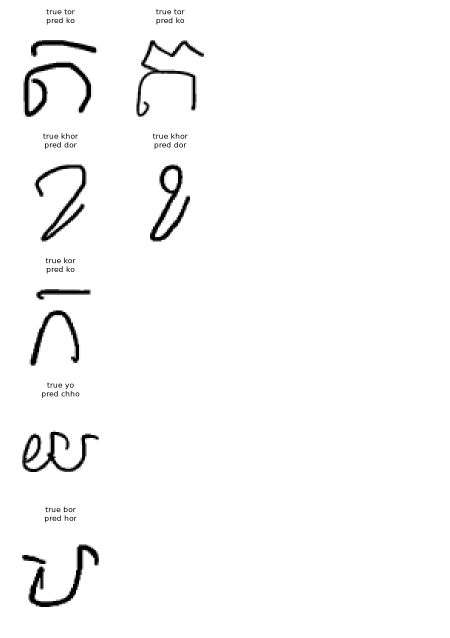
#> input picture reports/confused_examples.png, 900 x 1275 px (shown at 1/2 size)
$ python -i data.py   (imports and definitions only)
#> lines starting #> are read from the running program, lines starting #| are printed output that depends on the picture; after the words box and inside, x2 and y2 are one past the last pixel; in counts of white or black regions, pixels touching at a corner belong together
#> further down, picture is the input picture: shape (1275, 900, 3); min 0, max 255, mean 249
"""Data loading, preprocessing and augmentation for the Khmer consonant dataset.

Owner: Person A. Used by training (B), evaluation (C) and the demo app (C).

Typical use:
    from src.data import load_split, preprocess_drawing, augment

    X_train, y_train = load_split("train")      # X: (N, 64, 64) float32, ink = 1, paper = 0
    X_test,  y_test  = load_split("test")

The dataset is built by notebooks/01_prepare_dataset.ipynb into outputs/dataset/.
"""
from __future__ import annotations

import json
from pathlib import Path

import cv2
import numpy as np
import pandas as pd

ROOT = Path(__file__).resolve().parents[1]
DATASET_DIR = ROOT / "outputs" / "dataset"
EXCLUDE_CSV = ROOT / "data" / "exclude.csv"
CLASSES_JSON = ROOT / "data" / "classes.json"

IMG_SIZE = 64
NUM_CLASSES = 33

ROMAN = "kor khor ko kho ngo chor chhor cho chho nho dor tthor do ttho nor tor thor to tho no bor phor po pho mo yo ro lo vo sor hor lor or".split()
LETTERS = list("កខគឃងចឆជឈញដឋឌឍណតថទធនបផពភមយរលវសហឡអ")
# [1 line not run here, left out]


# --------------------------------------------------------------------------- labels
# [13 lines left out: functions write_classes_json, load_labels, not called in this run]


# --------------------------------------------------------------------------- images
def to_model_input(gray_dark_on_white: np.ndarray) -> np.ndarray:
    """Dataset image (dark ink on white, uint8) -> float32 in [0, 1] with ink = 1, paper = 0."""
    return (255 - gray_dark_on_white).astype(np.float32) / 255.0


# [24 lines left out: functions load_image, load_split, load_all, not called in this run]


def compute_mean_std(X: np.ndarray) -> tuple[float, float]:
    """Pixel mean and std of the TRAIN set only (never use val/test statistics)."""
    return float(X.mean()), float(X.std())


# --------------------------------------------------------------------------- canvas / photo input (demo app)
def preprocess_drawing(img: np.ndarray, invert: bool | None = None) -> np.ndarray:
    """Turn any user drawing into the same format as the training data.

    img: 2-D (gray) or 3-/4-D (RGB/RGBA) uint8 array, e.g. from an HTML canvas or Gradio sketchpad.
    invert: True if the drawing is light ink on a dark background. None = guess from the corners.
    Returns a (64, 64) float32 array, ink = 1, paper = 0, centred with the same margin as training.
    """
    img = np.asarray(img)
    if img.ndim == 3:
        if img.shape[2] == 4:  # RGBA canvas: transparent pixels count as white paper
            alpha = img[:, :, 3:4] / 255.0
            img = (img[:, :, :3] * alpha + 255 * (1 - alpha)).astype(np.uint8)
        img = cv2.cvtColor(img[:, :, :3].astype(np.uint8), cv2.COLOR_RGB2GRAY)
    img = img.astype(np.uint8)
    if invert is None:
        border = np.concatenate([img[0], img[-1], img[:, 0], img[:, -1]])
#> border = 4350 values from 255 to 255
        invert = np.median(border) < 128  # dark background -> light ink
#> invert = False
    ink = img if invert else 255 - img
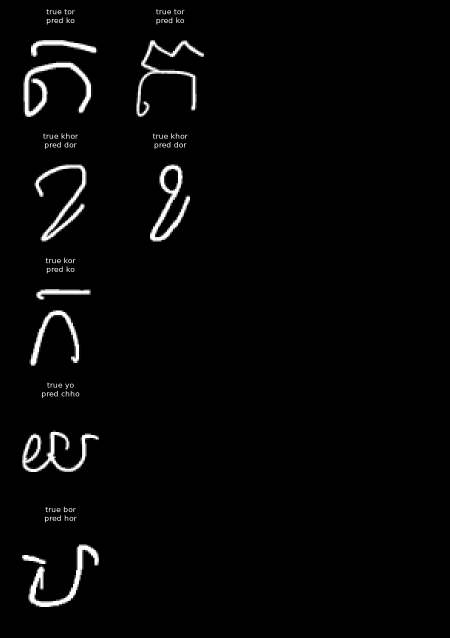
#> ink: shape (1275, 900) (shown at 1/2 size); min 0, max 255, mean 6
    _, ink = cv2.threshold(ink, 0, 255, cv2.THRESH_BINARY + cv2.THRESH_OTSU)
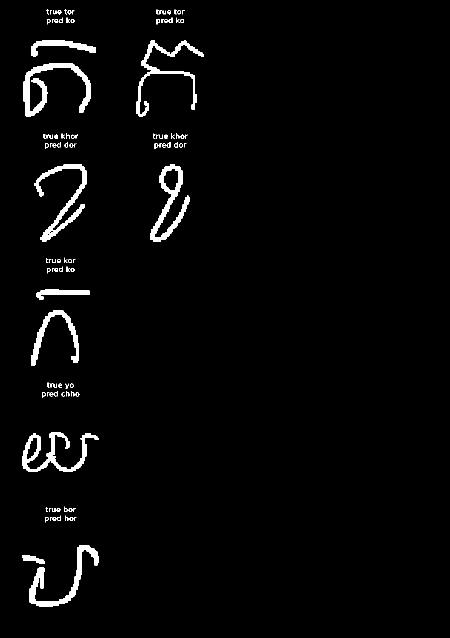
#> ink: shape (1275, 900) (shown at 1/2 size); 2.5% white; 107 white regions (23 under 20 px), largest, box (x1, y1, x2, y2) and area: (47, 126, 182, 234) 3788, (59, 1091, 198, 1214) 3345, (44, 864, 198, 944) 3340
    ys, xs = np.where(ink > 0)
    if len(ys) == 0:
        return np.zeros((IMG_SIZE, IMG_SIZE), np.float32)
    ink = ink[ys.min():ys.max() + 1, xs.min():xs.max() + 1]
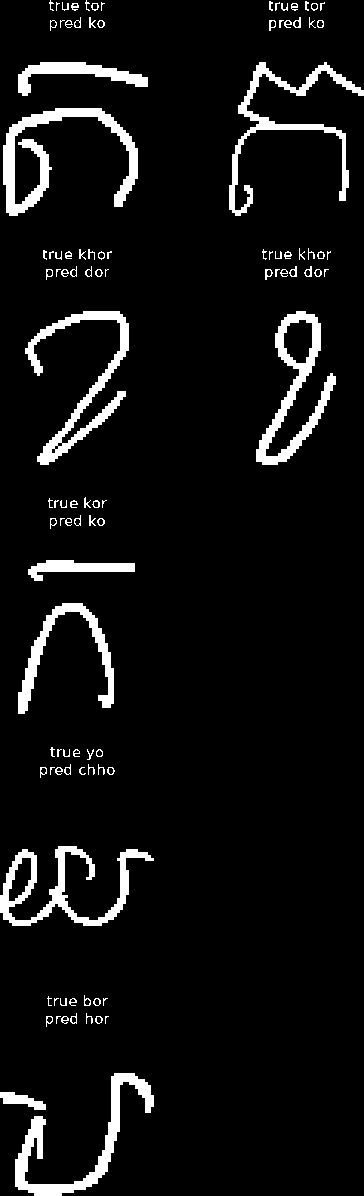
#> ink: shape (1196, 364); 6.5% white; 107 white regions (23 under 20 px), largest, box (x1, y1, x2, y2) and area: (3, 108, 138, 216) 3788, (15, 1073, 154, 1196) 3345, (0, 846, 154, 926) 3340
    h, w = ink.shape
#> h = 1196; w = 364
    s = max(h, w)
#> s = 1196
    pad = int(0.15 * s)  # same 15% margin as notebook 01
#> pad = 179
    sq = np.zeros((s + 2 * pad, s + 2 * pad), np.uint8)
    oy, ox = pad + (s - h) // 2, pad + (s - w) // 2
#> oy = 179; ox = 595
    sq[oy:oy + h, ox:ox + w] = ink
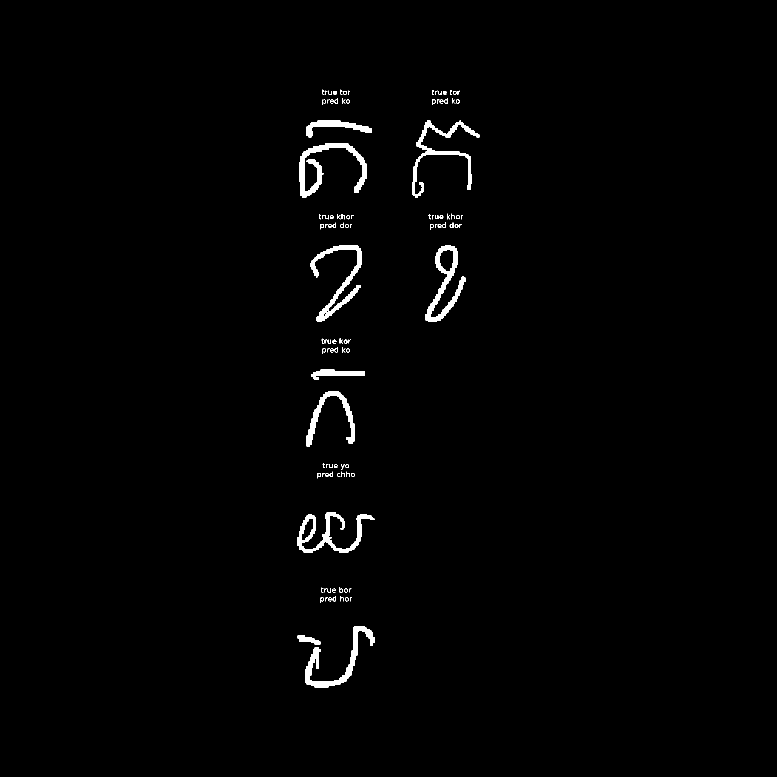
#> sq: shape (1554, 1554) (shown at 1/2 size); 1.2% white; 107 white regions (23 under 20 px), largest, box (x1, y1, x2, y2) and area: (598, 287, 733, 395) 3788, (610, 1252, 749, 1375) 3345, (595, 1025, 749, 1105) 3340
    out = cv2.resize(sq, (IMG_SIZE, IMG_SIZE), interpolation=cv2.INTER_AREA)
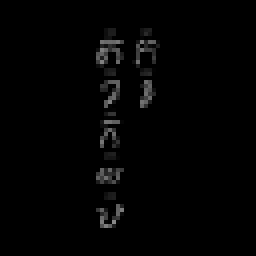
#> out: shape (64, 64) (shown 4 times larger); min 0, max 136, mean 3
    return out.astype(np.float32) / 255.0


# --------------------------------------------------------------------------- augmentation
# [17 lines left out: function augment, not called in this run]


class KhmerDataset:
    """PyTorch-style Dataset (works with torch.utils.data.DataLoader, torch is not required to import this).

    Returns (tensor-like array of shape (1, 64, 64), label). Augments only when train=True.
    """

    # [4 lines left out: function __init__, not called in this run]

    def __len__(self) -> int:
        return len(self.y)

    def __getitem__(self, i: int):
        x = augment(self.X[i], self.rng) if self.train else self.X[i]
        return x[None].astype(np.float32), int(self.y[i])

>>> import cv2
>>> picture = cv2.cvtColor(cv2.imread('../reports/confused_examples.png'), cv2.COLOR_BGR2RGB)
>>> result = preprocess_drawing(picture)

$ run again, on reports/cv_comparison.png
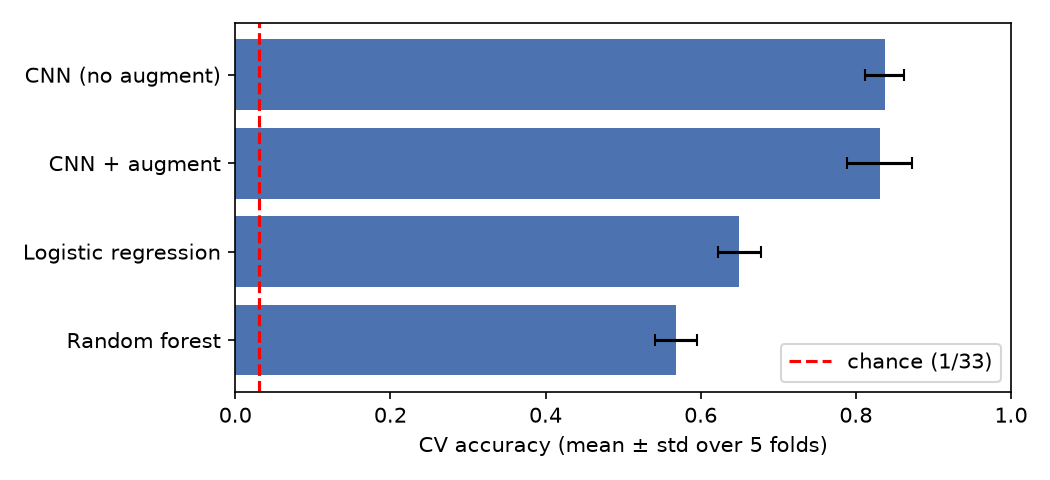
#> input picture reports/cv_comparison.png, 1050 x 480 px
#> border = 3060 values from 255 to 255
#> invert = False
#> in preprocess_drawing, `_, ink = cv2.threshold(ink, 0, 255, cv2.THRESH_BINARY + cv2.THRESH_OTSU)`:
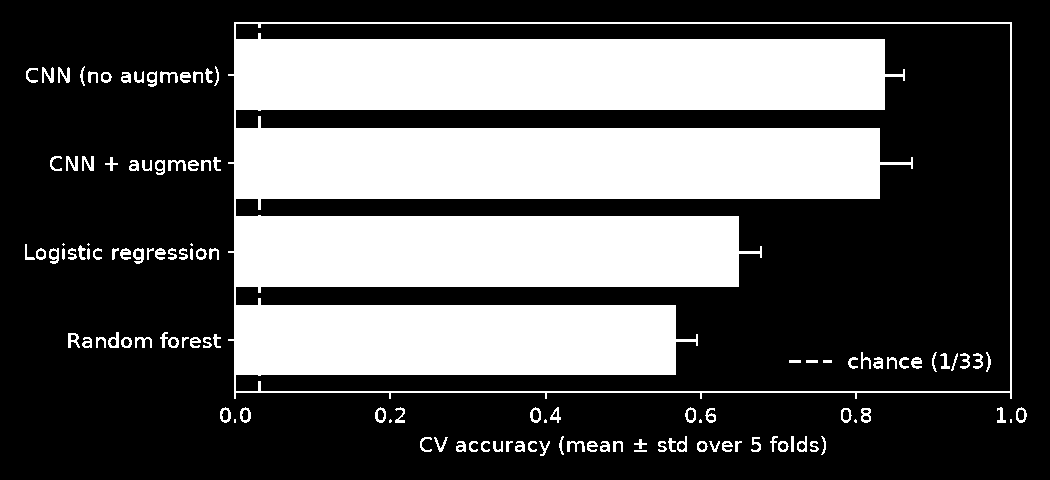
#> ink: shape (480, 1050); 34% white; 123 white regions (9 under 20 px), largest, box (x1, y1, x2, y2) and area: (228, 22, 1012, 399) 163559, (42, 67, 54, 83) 109, (58, 67, 70, 83) 109
#> sq: shape (1302, 1302); 10.1% white; 123 white regions (9 under 20 px), largest, box (x1, y1, x2, y2) and area: (353, 434, 1137, 811) 163559, (167, 479, 179, 495) 109, (183, 479, 195, 495) 109
#> in preprocess_drawing, `out = cv2.resize(sq, (IMG_SIZE, IMG_SIZE), interpolation=cv2.INTER_AREA)`:
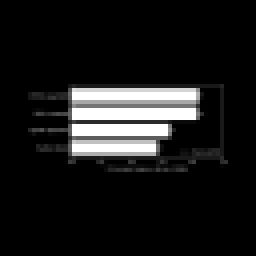
#> out: shape (64, 64) (shown 4 times larger); min 0, max 255, mean 25.8

$ run again, on reports/training_curves.png
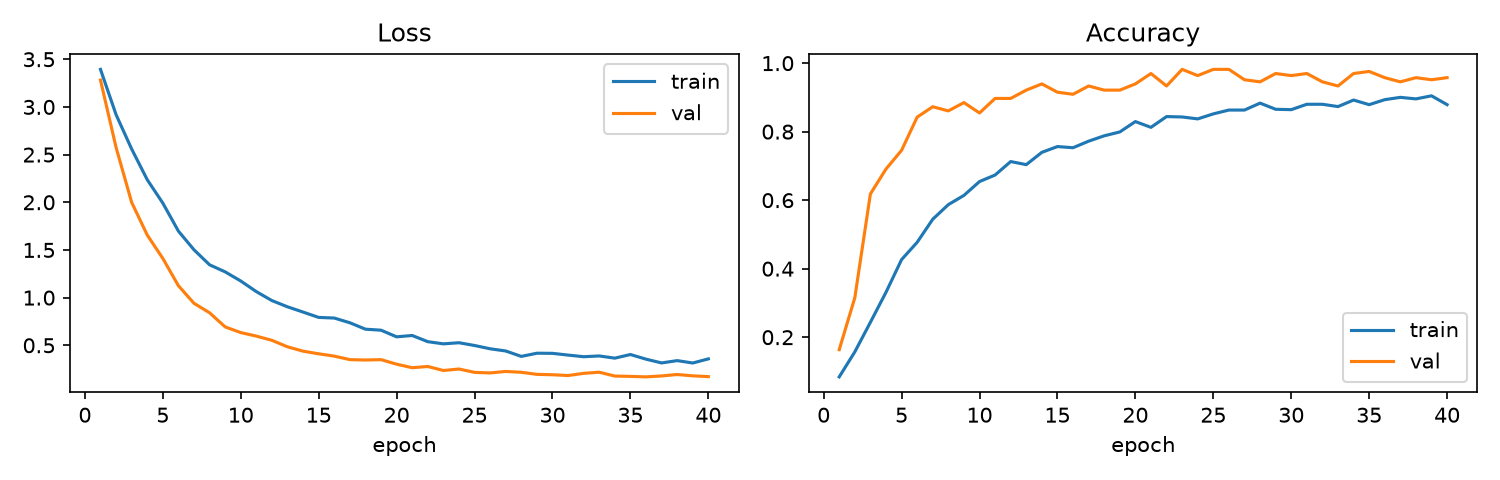
#> input picture reports/training_curves.png, 1500 x 480 px
#> border = 3960 values from 255 to 255
#> invert = False
#> in preprocess_drawing, `_, ink = cv2.threshold(ink, 0, 255, cv2.THRESH_BINARY + cv2.THRESH_OTSU)`:
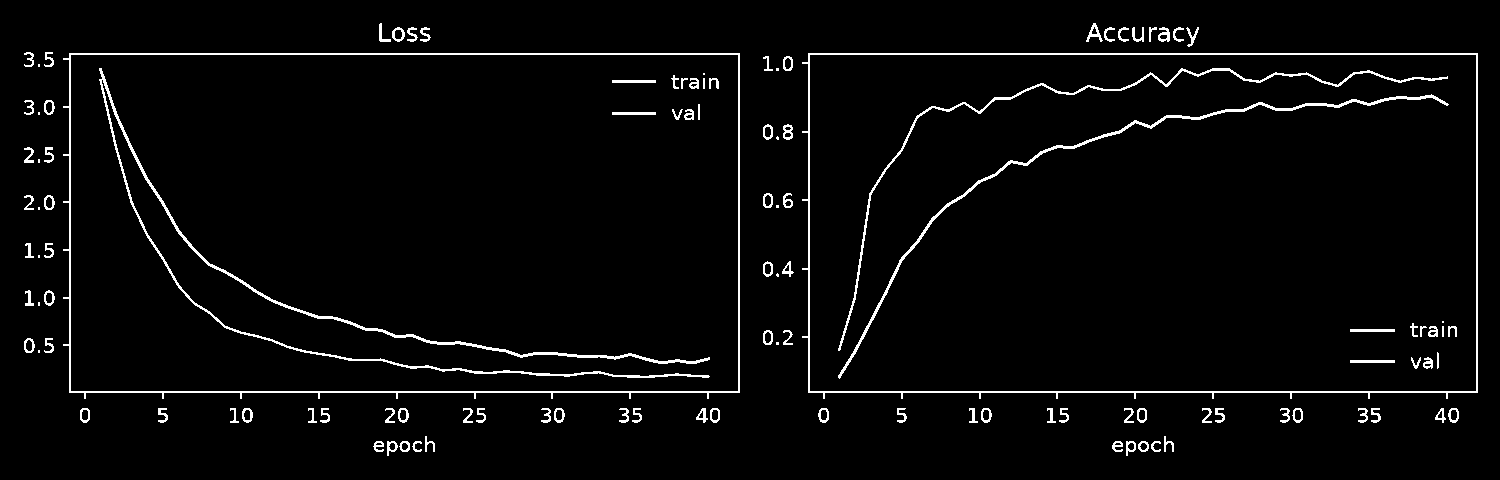
#> ink: shape (480, 1500); 3.3% white in thin lines or dots, all inside (x1, y1, x2, y2) = (24, 23, 1478, 456)
#> sq: shape (1890, 1890); 0.67% white in thin lines or dots, all inside (x1, y1, x2, y2) = (218, 728, 1672, 1161)
#> in preprocess_drawing, `return out.astype(np.float32) / 255.0`:
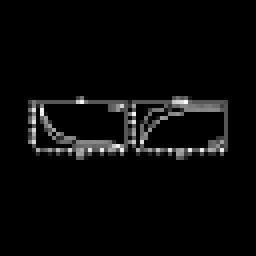
#> returned value: shape (64, 64) float32 (shown 4 times larger); min 0, max 0.196, mean 0.00668; drawn with min black and max white
